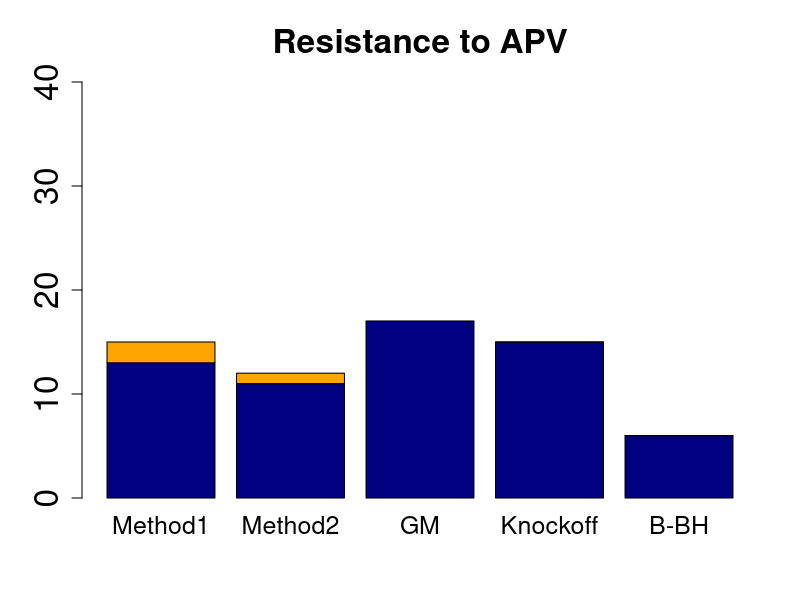
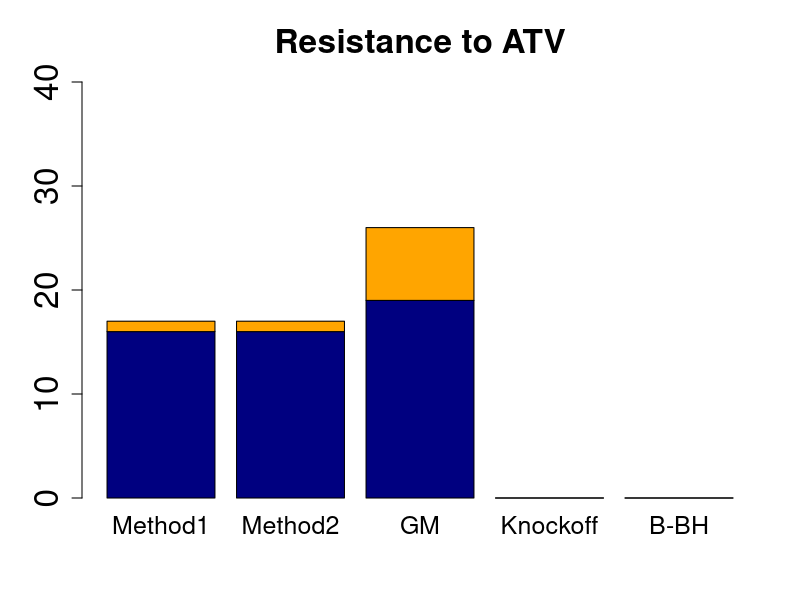
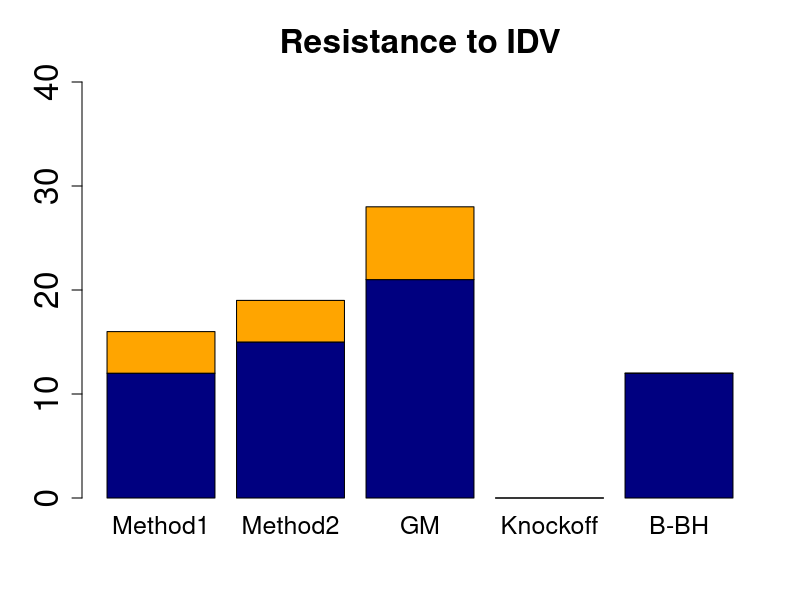
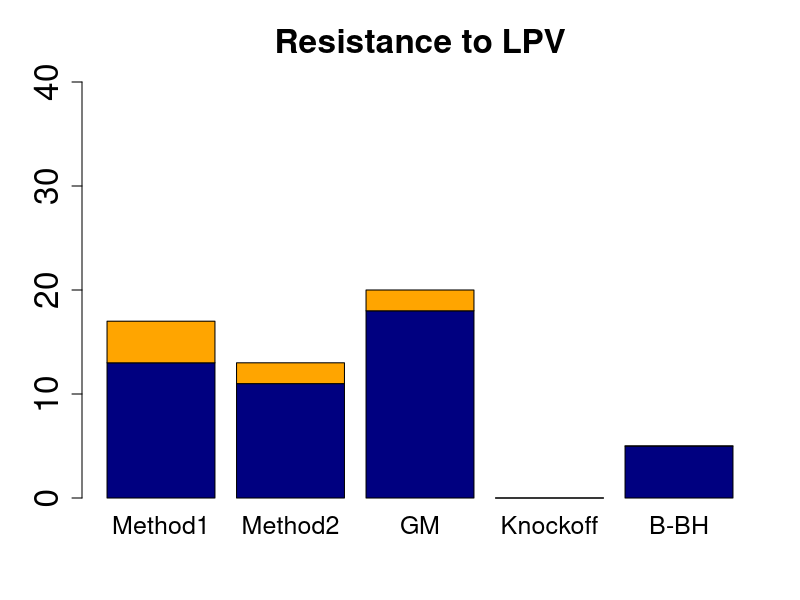
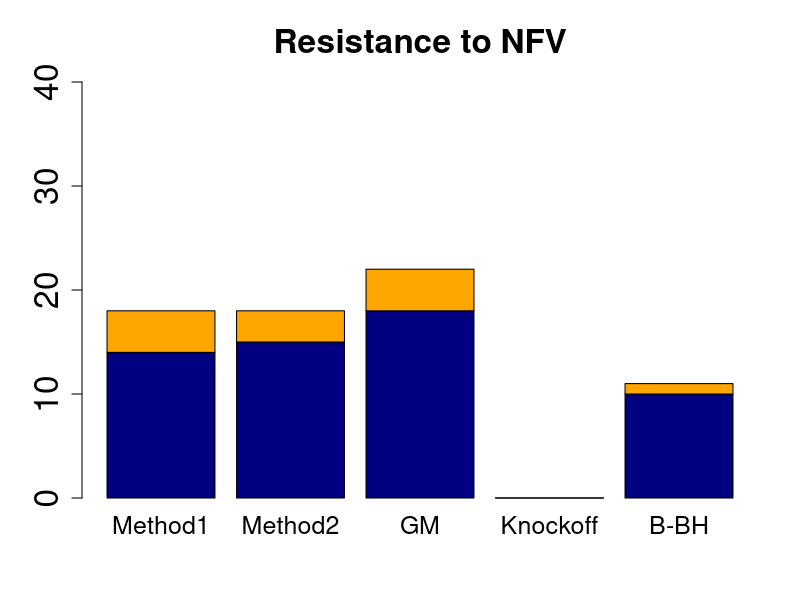
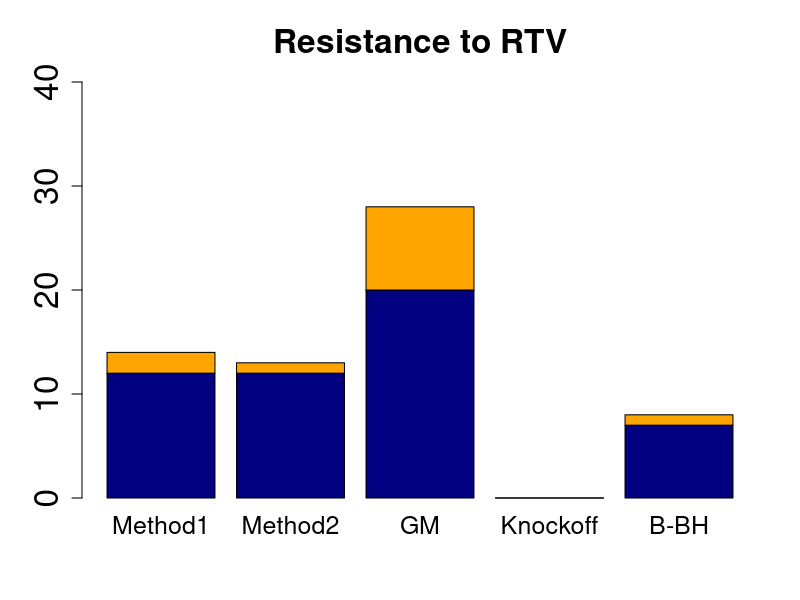
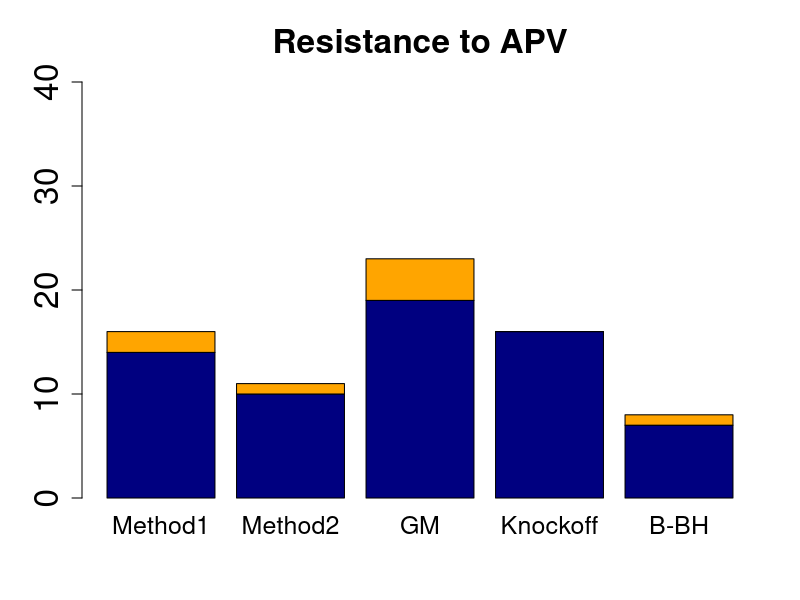
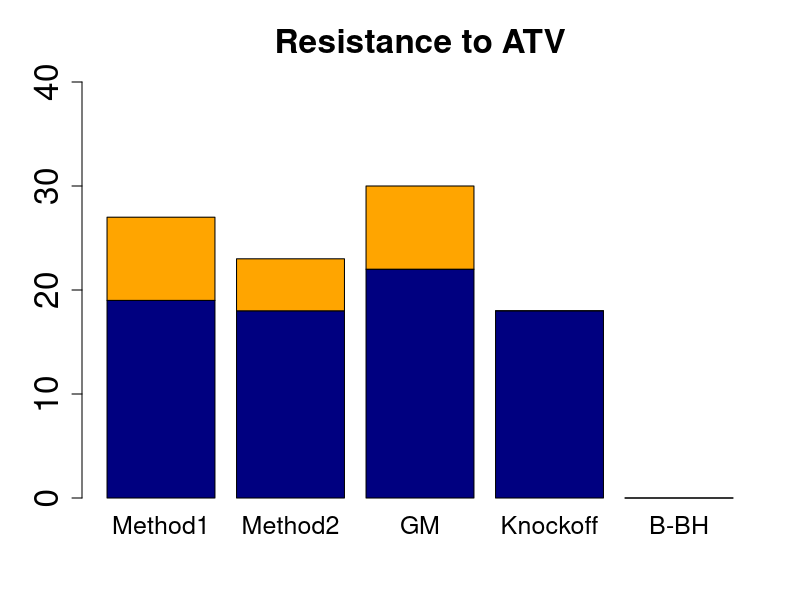

The R script that drew these images, in order:
setwd("C:/Users/朱正天/Desktop/Knockoff_code/realdata")

#####################################################################
# fdr = 0.05
cnames = c("Method1", "Method2", "GM", "Knockoff", "B-BH")
rnames = c("true_discoveries", "false_discoveries")

#########
apv005 = matrix(c(13,2,
                  11,1,
                  17,0,
                  15,0,
                  6,0), nrow = 2, ncol = 5, byrow = FALSE, dimnames = list(rnames, cnames))

barplot(apv005, main = "Resistance to APV", 
        col = c('navy','orange'), ylim = c(0,40), cex.axis = 2, cex.main = 2, cex.names = 1.5)

#########
atv005 = matrix(c(16,1,
                  16,1,
                  19,7,
                  0,0,
                  0,0), nrow = 2, ncol = 5, byrow = FALSE, dimnames = list(rnames, cnames))

barplot(atv005, main = "Resistance to ATV", 
        col = c('navy','orange'), ylim = c(0,40), cex.axis = 2, cex.main = 2, cex.names = 1.5)


#########
idv005 = matrix(c(12,4,
                  15,4,
                  21,7,
                  0,0,
                  12,0), nrow = 2, ncol = 5, byrow = FALSE, dimnames = list(rnames, cnames))

barplot(idv005, main = "Resistance to IDV", 
        col = c('navy','orange'), ylim = c(0,40), cex.axis = 2, cex.main = 2, cex.names = 1.5)




#########
lpv005 = matrix(c(13,4,
                  11,2,
                  18,2,
                  0,0,
                  5,0), nrow = 2, ncol = 5, byrow = FALSE, dimnames = list(rnames, cnames))

barplot(lpv005, main = "Resistance to LPV", 
        col = c('navy','orange'), ylim = c(0,40), cex.axis = 2, cex.main = 2, cex.names = 1.5)


#########
nfv005 = matrix(c(14,4,
                  15,3,
                  18,4,
                  0,0,
                  10,1), nrow = 2, ncol = 5, byrow = FALSE, dimnames = list(rnames, cnames))

barplot(nfv005, main = "Resistance to NFV", 
        col = c('navy','orange'), ylim = c(0,40), cex.axis = 2, cex.main = 2, cex.names = 1.5)


#########
rtv005 = matrix(c(12,2,
                  12,1,
                  20,8,
                  0,0,
                  7,1), nrow = 2, ncol = 5, byrow = FALSE, dimnames = list(rnames, cnames))

barplot(rtv005, main = "Resistance to RTV", 
        col = c('navy','orange'), ylim = c(0,40), cex.axis = 2, cex.main = 2, cex.names = 1.5)





#########
apv01 = matrix(c(14,2,
                  10,1,
                  19,4,
                  16,0,
                  7,1), nrow = 2, ncol = 5, byrow = FALSE, dimnames = list(rnames, cnames))

barplot(apv01, main = "Resistance to APV", 
        col = c('navy','orange'), ylim = c(0,40), cex.axis = 2, cex.main = 2, cex.names = 1.5)


#########
atv01 = matrix(c(19,8,
                  18,5,
                  22,8,
                  18,0,
                 0,0), nrow = 2, ncol = 5, byrow = FALSE, dimnames = list(rnames, cnames))

barplot(atv01, main = "Resistance to ATV", 
        col = c('navy','orange'), ylim = c(0,40), cex.axis = 2, cex.main = 2, cex.names = 1.5)


#########
idv01 = matrix(c(14,4,
                  15,3,
                  22,12,
                  9,1,
                  14,2), nrow = 2, ncol = 5, byrow = FALSE, dimnames = list(rnames, cnames))

barplot(idv01, main = "Resistance to IDV", 
        col = c('navy','orange'), ylim = c(0,40), cex.axis = 2, cex.main = 2, cex.names = 1.5)



#########
lpv01 = matrix(c(16,5,
                  15,5,
                  17,4,
                  13,1,
                 5,0), nrow = 2, ncol = 5, byrow = FALSE, dimnames = list(rnames, cnames))

barplot(lpv01, main = "Resistance to LPV", 
        col = c('navy','orange'), ylim = c(0,40), cex.axis = 2, cex.main = 2, cex.names = 1.5)


#########
nfv01 = matrix(c(14,3,
                  14,3,
                  24,14,
                  17,1,
                  12,3), nrow = 2, ncol = 5, byrow = FALSE, dimnames = list(rnames, cnames))

barplot(nfv01, main = "Resistance to NFV", 
        col = c('navy','orange'), ylim = c(0,40), cex.axis = 2, cex.main = 2, cex.names = 1.5)



#########
rtv01 = matrix(c(11,3,
                  12,2,
                  21,10,
                  0,0,
                  9,1), nrow = 2, ncol = 5, byrow = FALSE, dimnames = list(rnames, cnames))

barplot(rtv01, main = "Resistance to RTV", 
        col = c('navy','orange'), ylim = c(0,40), cex.axis = 2, cex.main = 2, cex.names = 1.5)




#########
apv02 = matrix(c(15,3,
                 14,2,
                 20,7,
                 19,3,
                 9,2), nrow = 2, ncol = 5, byrow = FALSE, dimnames = list(rnames, cnames))

barplot(apv02, main = "Resistance to APV", 
        col = c('navy','orange'), ylim = c(0,40), cex.axis = 2, cex.main = 2, cex.names = 1.5)


#########
atv02 = matrix(c(17,2,
                 17,2,
                 24,9,
                 22,9,
                 0,0), nrow = 2, ncol = 5, byrow = FALSE, dimnames = list(rnames, cnames))

barplot(atv02, main = "Resistance to ATV", 
        col = c('navy','orange'), ylim = c(0,40), cex.axis = 2, cex.main = 2, cex.names = 1.5)


#########
idv02 = matrix(c(14,4,
                 15,3,
                 23,13,
                 19,12,
                 15,4), nrow = 2, ncol = 5, byrow = FALSE, dimnames = list(rnames, cnames))

barplot(idv02, main = "Resistance to IDV", 
        col = c('navy','orange'), ylim = c(0,40), cex.axis = 2, cex.main = 2, cex.names = 1.5)



#########
lpv02 = matrix(c(15,3,
                 15,3,
                 19,9,
                 16,1,
                 5,0), nrow = 2, ncol = 5, byrow = FALSE, dimnames = list(rnames, cnames))

barplot(lpv02, main = "Resistance to LPV", 
        col = c('navy','orange'), ylim = c(0,40), cex.axis = 2, cex.main = 2, cex.names = 1.5)



#########
nfv02 = matrix(c(15,3,
                 15,3,
                 25,13,
                 21,2,
                 12,6), nrow = 2, ncol = 5, byrow = FALSE, dimnames = list(rnames, cnames))

barplot(nfv02, main = "Resistance to NFV", 
        col = c('navy','orange'), ylim = c(0,40), cex.axis = 2, cex.main = 2, cex.names = 1.5)


#########
rtv02 = matrix(c(13,3,
                 14,2,
                 21,14,
                 19,8,
                 11,2), nrow = 2, ncol = 5, byrow = FALSE, dimnames = list(rnames, cnames))

barplot(rtv02, main = "Resistance to RTV", 
        col = c('navy','orange'), ylim = c(0,40), cex.axis = 2, cex.main = 2, cex.names = 1.5)











